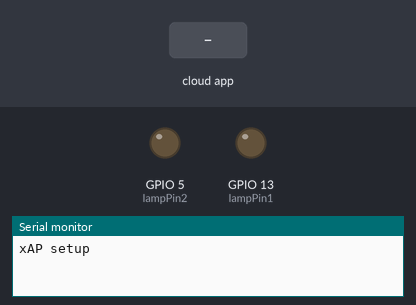
Recording of a sketch running on a simulated ESP8266 (NodeMCU). Shown: output pins drawn as LEDs (lit = HIGH), the last lines printed to the serial monitor. The inputs (shaded band) are chosen by the test bench. WiFi joins after 1.5 s; servers stay silent unless stated.

Above: at 2.7 s.
2.8 s: the phone or cloud app sets lamp.one to 1
At 3.9 s:
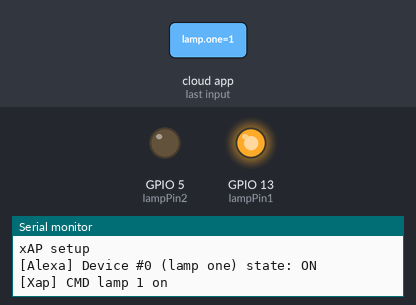
5.8 s: the phone or cloud app sets lamp.one to 0
At 6.2 s:
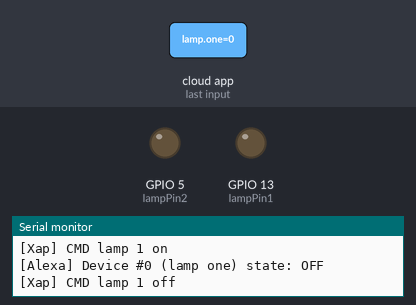
Timing chart, 0 to 8.8 s (numbered marks = the images above; inputs shaded):
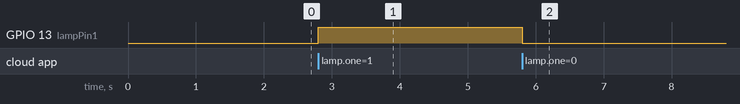

The sketch:

xapDemo4.ino
```cpp
#include <Arduino.h>
#include <ESP8266WiFi.h>
#include <fauxmoESP.h>
#include "xap.h"
#include "bsc.h"

const char *ssid = "iot";
const char *password = "socrates";
const char *uid = "FFDB5500";
const char *source = "dbzoo.esp.demo";

Xap xap(source, uid);
Bsc lamp1(xap, "lamp", "1", BscDirection::Output, BscType::Binary);
Bsc lamp2(xap, "lamp", "2", BscDirection::Output, BscType::Binary);
fauxmoESP fauxmo;

#define lampPin1 13
#define lampPin2 5
/*
  == Toggling lamps ==
xap-header
{
v=12
hop=1
uid=FFDB4400
class=xapbsc.cmd
target=dbzoo.esp.demo:lamp.2
source=dbzoo.acme.test
}
output.state.1
{
id=*
state=toggle
}
*/
void lampCmdCB(Bsc *e) {
  char *subaddr = e->getSubaddr();
  Serial.printf("[Xap] CMD lamp %s %s\n", subaddr, e->getStateStr());
  int v = e->getState() == BscState::On ? HIGH : LOW;
  int pin = *subaddr == '1' ? lampPin1 : lampPin2;
  digitalWrite(pin, v);
}

void setup() {
  Serial.begin(115200);
  Serial.println("xAP setup");
  WiFi.mode(WIFI_STA);
  WiFi.begin(ssid, password);
  if (WiFi.waitForConnectResult() != WL_CONNECTED) {
    Serial.println("WiFi Failed");
    while (1) {
      delay(1000);
    }
  }

  // Passing a function as the callback
  pinMode(lampPin1, OUTPUT);
  pinMode(lampPin2, OUTPUT);
  lamp1.onCmd(lampCmdCB);
  lamp2.onCmd(lampCmdCB);

  // The device ID's number sequentially as they are added.
  const unsigned char lampMo1 = fauxmo.addDevice("lamp one"); // device_id 0
  const unsigned char lampMo2 = fauxmo.addDevice("lamp two"); // device_id 1

  fauxmo.onMessage([&](unsigned char device_id, const char * device_name, bool state) {
        Serial.printf("[Alexa] Device #%d (%s) state: %s\n", device_id, device_name, state ? "ON" : "OFF");
        Bsc *lamp;
        if (device_id == lampMo1)
          lamp = &lamp1;
        else if (device_id == lampMo2)
          lamp = &lamp2;
        else
          return;
        lamp->setState(state ? BscState::On : BscState::Off);
        lampCmdCB(lamp);
        lamp->sendEvent();
    });
}

void loop() {
  xap.handle();
  fauxmo.handle();
}
```

Measured:
- after the input at 2.8 s, GPIO 13 (lampPin1): LOW → HIGH at once
- after the input at 5.8 s, GPIO 13 (lampPin1): HIGH → LOW at once
